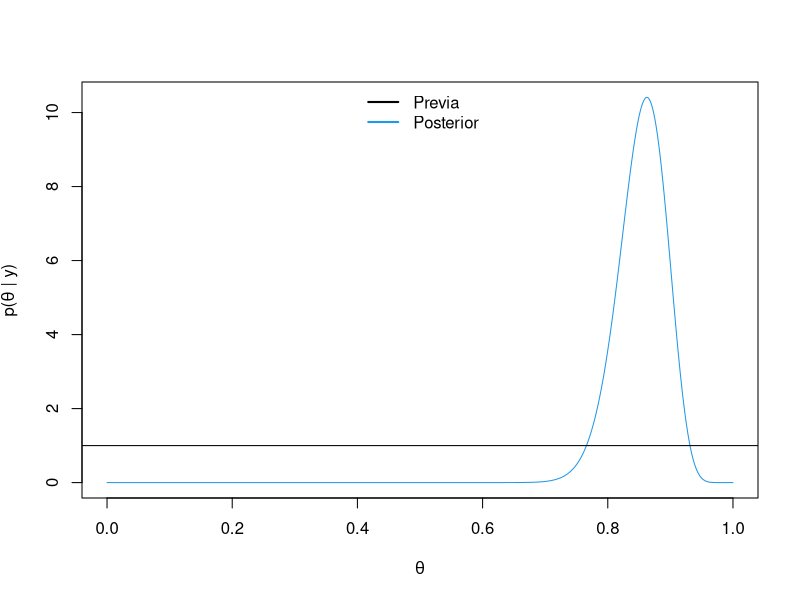
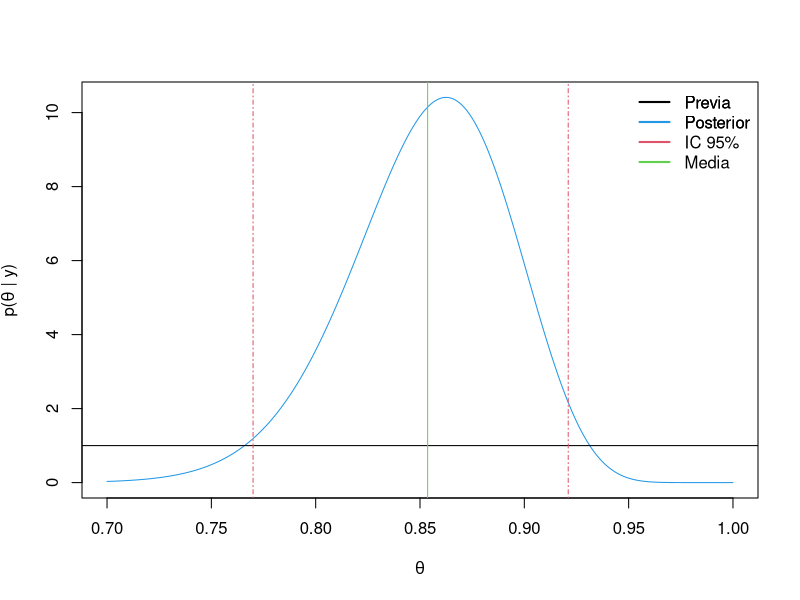
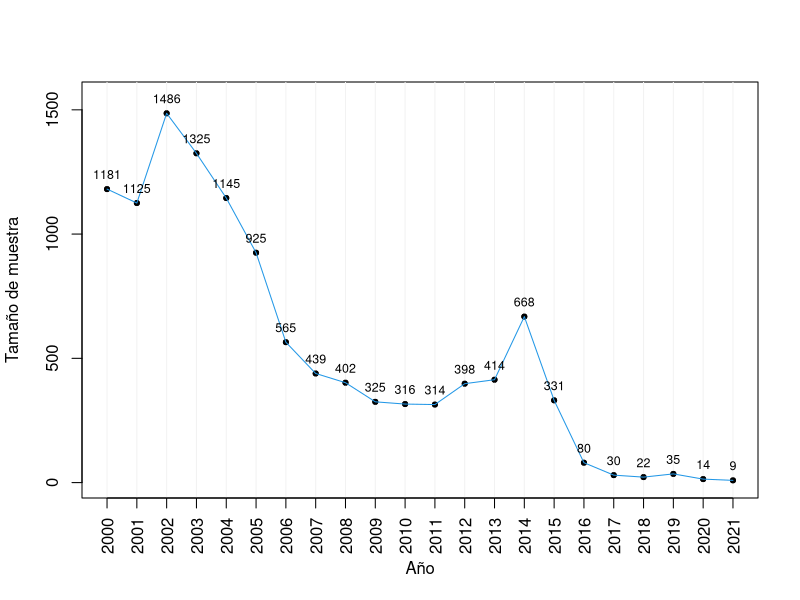
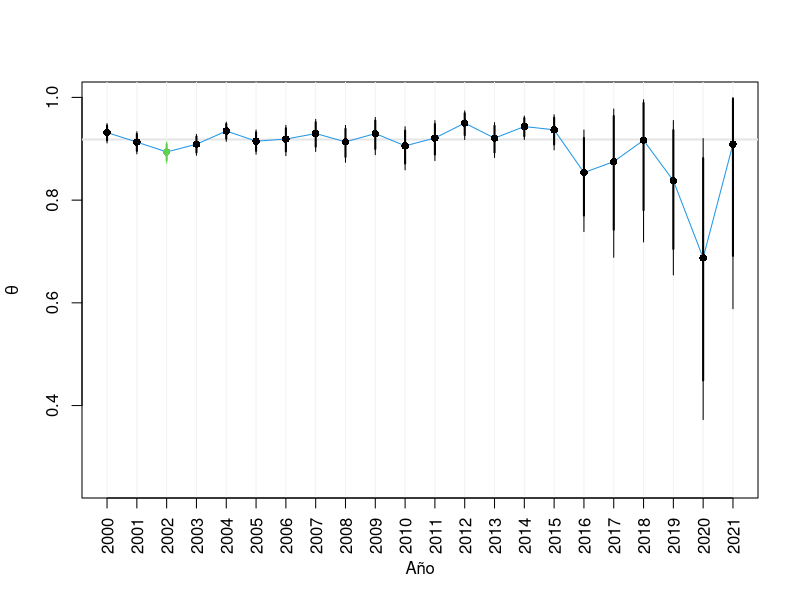
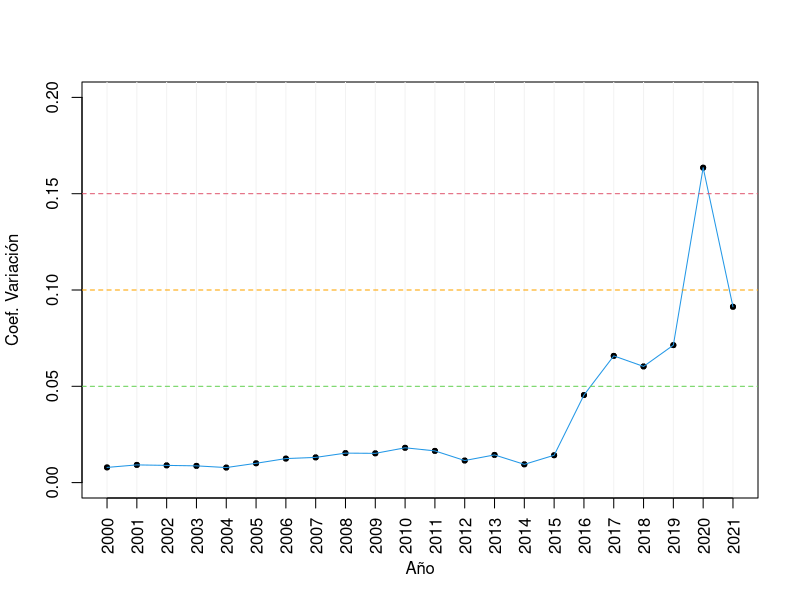
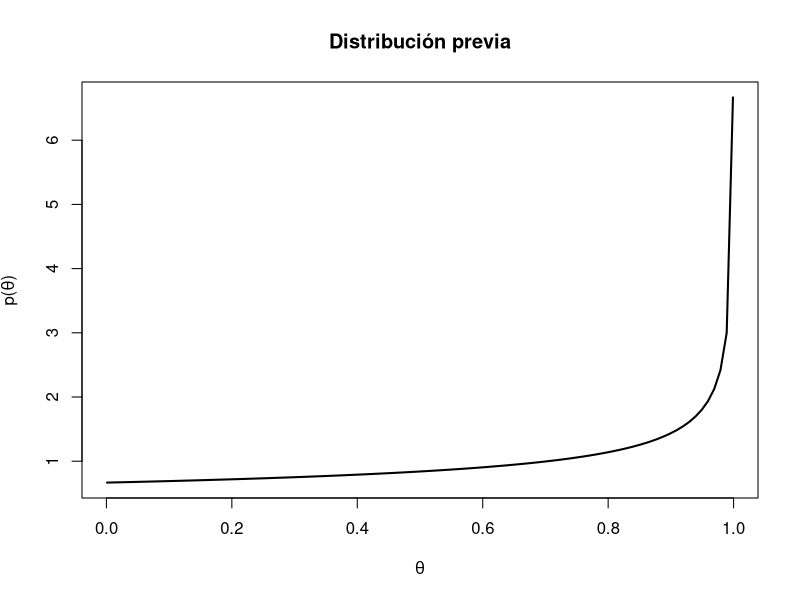
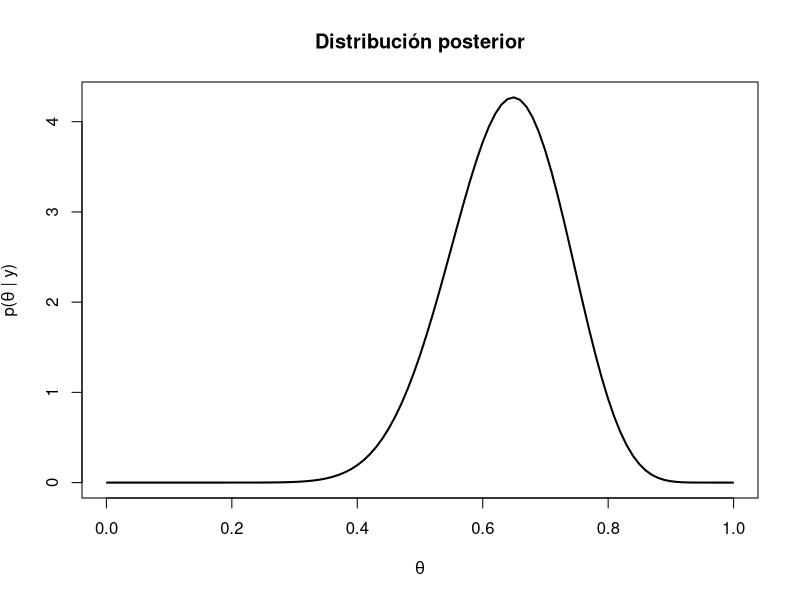
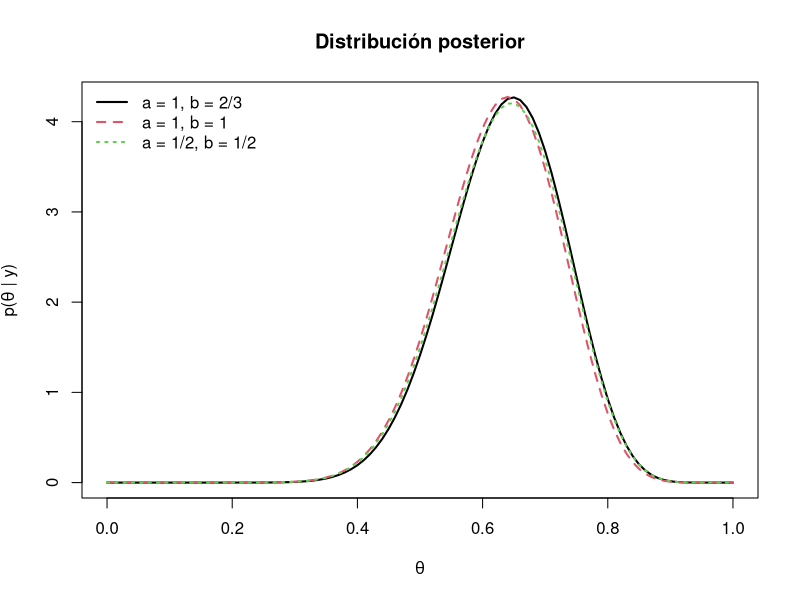

Write R code to recreate these figures, in order. (Note: this script raises an error after producing the figures.)
## ---- chunk 1
knitr::opts_chunk$set(echo = TRUE)
## ---- chunk 2
# datos
df <- read.delim("victimas.txt")
# dimension
dim(df)
# variables
names(df)
# frecuencias sexo
table(df$sexo)
# proporción datos faltantes
27/15886
## ---- chunk 3
# codificación
df <- df[df$sexo != "Sin Informacion",]
df$sexo[df$sexo == "Mujer" ] <- 1
df$sexo[df$sexo == "Hombre"] <- 0
df$sexo <- as.numeric(df$sexo)
# sexo año 2016
y <- df[df$agno == 2016, "sexo"]
# frecuencias sexo año 2016
table(y)
# tamaño de muestra
n <- length(y)
print(n)
# estadístico suficiente
s <- sum(y)
print(s)
## ---- chunk 4
# hiperparámetros: previa Beta(1,1)
a <- 1
b <- 1
## ---- chunk 5
# parámetros de la posterior
ap <- a + s
print(ap)
bp <- b + n - s
print(bp)
## ---- chunk 6
# gráfico
curve(expr = dbeta(x, shape1 = ap, shape2 = bp), from = 0, to = 1, col = 4, n = 1000, 
      xlab = expression(theta), ylab = expression(paste("p","(",theta," | ",y,")",sep="")))
abline(h = 1, col = 1)
legend("top", legend = c("Previa", "Posterior"), col = c(1, 4), lty = 1, lwd = 2, bty = "n")
## ---- chunk 7
# media posterior
ap/(ap + bp)
# mediana posterior
(ap - 1/3)/(ap + bp - 2/3)
# moda posterior
(ap-1)/(ap + bp - 2)
# coeficiente de variación
sqrt((ap*bp)/((ap + bp)^2*(ap + bp + 1)))/(ap/(ap + bp))
# intervalo de credibilidad al 95%
qbeta(c(.025,.975), shape1 = ap, shape2 = bp)
# probabilidad previa de que theta > 0.8
pbeta(q = 0.8, shape1 = a, shape2 = b, lower.tail = F)
# probabilidad posterior de que theta > 0.8
pbeta(q = 0.8, shape1 = ap, shape2 = bp, lower.tail = F)
## ---- chunk 8
# tabla
out <- c(ap/(ap + bp), 
         (ap - 1/3)/(ap + bp - 2/3), 
         (ap-1)/(ap + bp - 2),
         sqrt((ap*bp)/((ap + bp)^2*(ap + bp + 1)))/(ap/(ap + bp)), 
         qbeta(c(.025,.975), shape1 = ap, shape2 = bp))
names(out) <- c("Media","Mediana","Moda","CV","Q2.5%","Q97.5%")
knitr::kable(x = t(out), digits = 3, align = "c", caption = "Inferencia sobre proporción poblacional de mujeres victimas de violencia sexual en 2016.")
## ---- chunk 9
# gráfico 
curve(expr = dbeta(x, shape1 = ap, shape2 = bp), from = 0.7, to = 1, col = 4, n = 1000, xlab = expression(theta), ylab = expression(paste("p","(",theta," | ",y,")",sep="")))
abline(h = 1, col = 1)
legend("topright", legend = c("Previa", "Posterior"), col = c(1, 4), lty = 1, lwd = 1, bty = "n")
abline(v = qbeta(c(.025,.975), shape1 = ap, shape2 = bp), lty = 4, lwd = 1, col = 2)
abline(v = ap/(ap + bp), lty = 1, lwd = 1, col = 3)
legend("topright", legend = c("Previa", "Posterior", "IC 95%", "Media"), col = c(1, 4, 2, 3), lty = 1, lwd = 2, bty = "n")
## ---- chunk 10
# hiperparámetros: previa Beta(1,1)
a <- 1
b <- 1
# ajuste del modelo por año
out <- NULL
for (agno in c(2000:2021)) {
      # datos por año
      y <- df[df$agno == agno, "sexo"]
      n <- length(y)
      s <- sum(y)
      # parámetros de la posterior
      ap <- a + s 
      bp <- b + n - s
      # media, desviación estándar, intervalo de credibilidad
      me <- ap/(ap + bp)
      de <- sqrt((ap*bp)/((ap + bp)^2*(ap + bp + 1)))
      ic95 <- qbeta(c(.025,.975), shape1 = ap, shape2 = bp)
      ic99 <- qbeta(c(.005,.995), shape1 = ap, shape2 = bp)
      # almacenar
      out <- rbind(out, c(agno, n, me, de/me, ic95, ic99))
}
## ---- chunk 11
# tabla
colnames(out) <- c("Año","n","Media","CV","Q2.5%","Q97.5%","Q0.5%","Q99.5%")
knitr::kable(x = out[,c(1:6)], digits = 3, align = "c", caption = "Inferencia sobre proporción poblacional de mujeres victimas de violencia sexual en 2020-2021.")
## ---- chunk 12
# gráfico: tamaños de muestra
plot(x = 1:nrow(out), y = out[,2], ylim = c(0,1550), pch = 20, xaxt = "n", xlab = "Año", ylab = "Tamaño de muestra")
abline(v = 1:nrow(out), col = "gray95")
lines(x = 1:nrow(out), y = out[,2], type = "p", pch = 20)
lines(x = 1:nrow(out), y = out[,2], type = "l", col = 4)
axis(side = 1, at = 1:nrow(out), labels = 2000:2021, las = 2)
text(x = 1:nrow(out), y = out[,2], labels = out[,2], pos = 3, cex = 0.75)
## ---- chunk 13
# gráfico: estimaciones e intervalos
col <- rep(1, nrow(out))
col[out[,7] > 0.918] <- 2
col[out[,8] < 0.918] <- 3
plot(x = 1:nrow(out), y = out[,3], ylim = c(0.25,1), pch = 16, col = col, xaxt = "n", xlab = "Año", ylab = expression(theta))
abline(h = 0.918, col = "gray90", lwd = 2)
lines(x = 1:nrow(out), y = out[,3], type = "l", col = 4)
lines(x = 1:nrow(out), y = out[,3], type = "p", pch = 16, col = col)
abline(v = 1:nrow(out), col = "gray95")
segments(x0 = 1:nrow(out), y0 = out[,5], x1 = 1:nrow(out), y1 = out[,6], col = col, lwd = 2)
segments(x0 = 1:nrow(out), y0 = out[,7], x1 = 1:nrow(out), y1 = out[,8], col = col, lwd = 1)
axis(side = 1, at = 1:nrow(out), labels = 2000:2021, las = 2)
## ---- chunk 14
# gráfico: coeficientes de variación
plot(x = 1:nrow(out), y = out[,4], ylim = c(0,0.2), pch = 20, xaxt = "n", xlab = "Año", ylab = "Coef. Variación")
abline(v = 1:nrow(out), col = "gray95")
lines(x = 1:nrow(out), y = out[,4], type = "p", pch = 20)
lines(x = 1:nrow(out), y = out[,4], type = "l", col = 4)
axis(side = 1, at = 1:nrow(out), labels = 2000:2021, las = 2)
abline(h = 0.05, lty = 2, col = 3)
abline(h = 0.10, lty = 2, col = "#FFA500")
abline(h = 0.15, lty = 2, col = 2)
## ---- chunk 15
# hiperparámetro a
(a <- (3/5)*((2/3)/((25/9)*0.3^2) - 1))
# hiperparámetro b
(b <- 2*a/3)
# media
a/(a+b)
# varianza
a*b/((a+b)^2*(a+b+1))
# gráfico de la distribución previa
curve(expr = dbeta(x, shape1 = a, shape2 = b), from = 0.001, to = 0.999, lwd = 2, xlab = expression(theta), ylab = expression(paste("p","(",theta,")",sep="")), main = "Distribución previa")
## ---- chunk 16
# distribución posterior
a <- 1
b <- 2/3
n <- 25
s <- 16
ap <- a + s
bp <- b + n - s
# media posterior
round(ap/(ap + bp), 4)
# DE posterior
round(sqrt(ap*bp/((ap+bp)^2*(ap+bp+1))), 4)
# gráfico de la posterior
curve(expr = dbeta(x, shape1 = ap, shape2 = bp), from = 0.001, to = 0.999, lwd = 2, xlab = expression(theta), ylab = expression(paste("p","(",theta," | ",y,")",sep="")), main = "Distribución posterior")
## ---- chunk 17
# previa original
a  <- 1
b  <- 2/3
# previa uniforme
a1 <- 1
b1 <- 1
# previa Jeffreys
a2 <- 1/2
b2 <- 1/2
# datos
n  <- 25
s  <- 16
# gráfico de la posterior
curve(expr = dbeta(x, shape1 = a  + s, shape2 = b  + n - s), lwd = 2, lty = 1, from = 0, to = 1, xlab = expression(theta), ylab = expression(paste("p","(",theta," | ",y,")",sep="")), main = "Distribución posterior")
curve(expr = dbeta(x, shape1 = a1 + s, shape2 = b1 + n - s), lwd = 2, col = 2, lty = 2, add = T)
curve(expr = dbeta(x, shape1 = a2 + s, shape2 = b2 + n - s), lwd = 2, col = 3, lty = 3, add = T)
legend("topleft", legend = c("a = 1, b = 2/3","a = 1, b = 1","a = 1/2, b = 1/2"), col = c(1,2,3), lwd = 2, lty = c(1,2,3), bty = "n")
## ---- chunk 18
# distribución previa: Beta(a,b)
a <- 1
b <- 1
# datos
n <- 80
s <- 69
# distribución posterior exacta: Beta(a + s, b + n)
ap <- a + s
bp <- b + n - s
# distribución posterior aproximada: N(theta_map, sigma_map^2)
theta_map <- (ap - 1)/(ap + bp - 2)
sigma_map <- sqrt((ap - 1)*(bp - 1)/(ap + bp - 2)^3)
# gráfico
curve(expr = dbeta(x, shape1 = ap, shape2 = bp), from = 0, to = 1, col = 4, n = 1000, 
      xlab = expression(theta), ylab = expression(paste("p","(",theta," | ",y,")",sep="")))
curve(expr = dnorm(x, mean = theta_map, sd = sigma_map), col = 2, n = 1000, add = T)
abline(h = 1, col = 1)
legend("topleft", legend = c("Previa", "Posterior exacta", "Posterior aproximada"), col = c(1, 4), lty = 1, lwd = 2, bty = "n")
## ---- chunk 19
knitr::include_graphics("Hoffcoverbook.jpg")
## ---- chunk 20
knitr::include_graphics("Gelmancoverbook.png")
